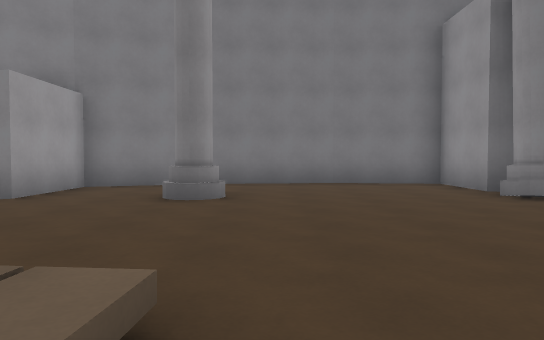
[1] (above)

12 first-person views from a walk through a level from a Godot 3-D game. The camera is 1.3 m above the floor, tilts 2° down and sees 70° across. The floor is counted in squares, 2 m on a side. Each view is taken from the middle of a square. On the plan, view 1 faces up. The plan holds only what a view shows up to about 11 squares ahead; the rest is blank. The place goes on beyond the plan. Characters and animated objects are left out.

[2]
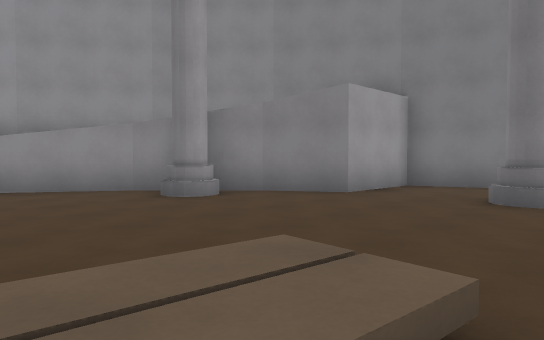

[3]
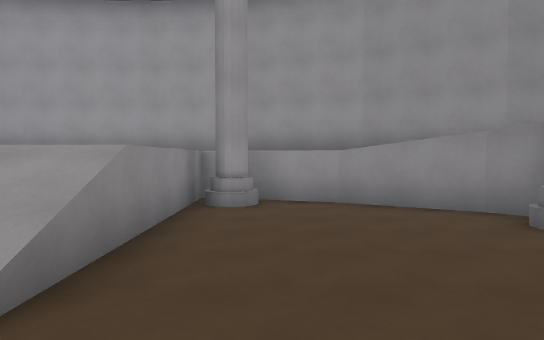

[4]
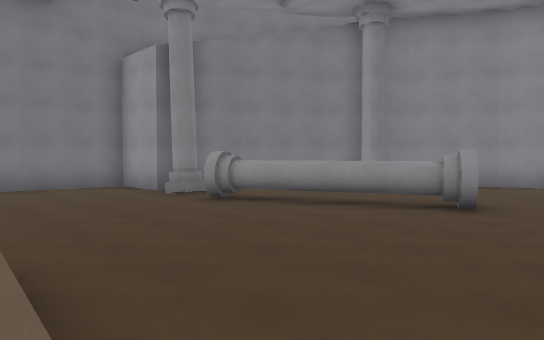

[5]
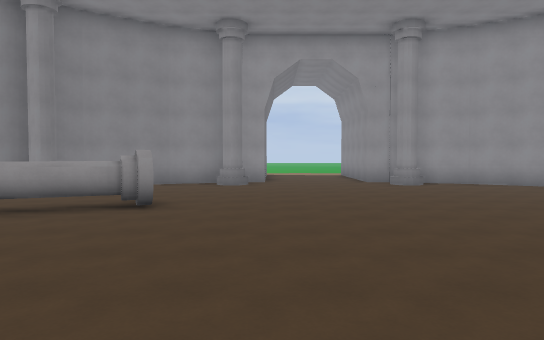

[6]
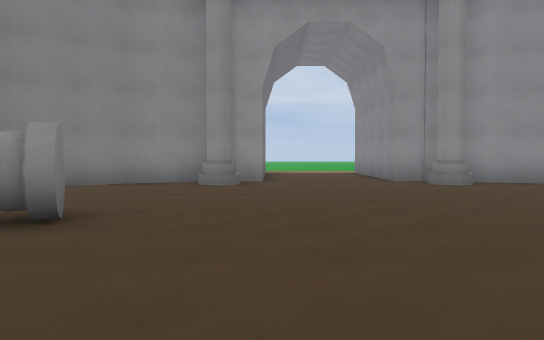

[7]
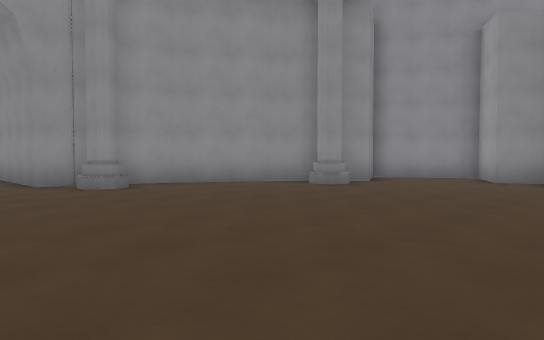

[8]
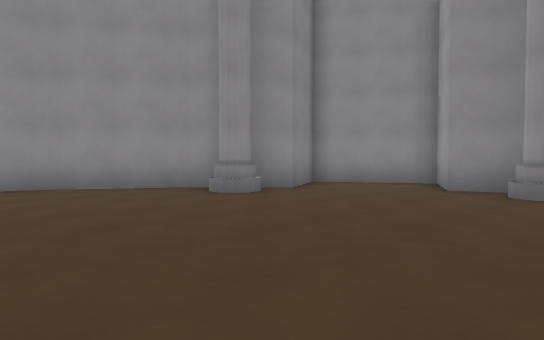

[9]
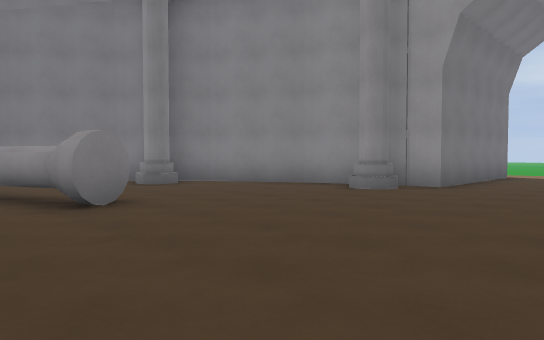

[10]
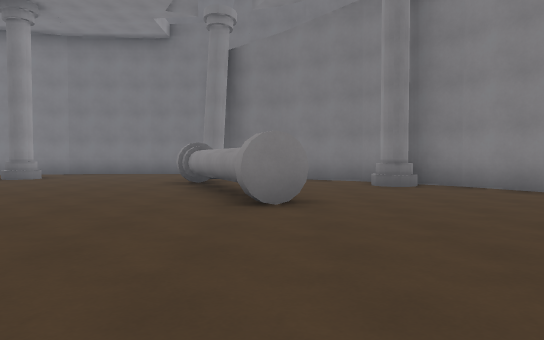

[11]
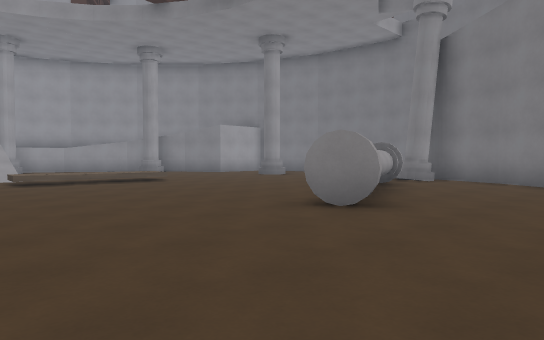

[12]
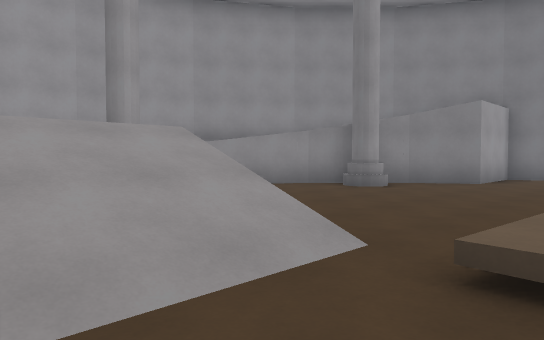

### Floor plan
Key: @ floor where view 1 was taken; # wall or solid block; . floor; / step, stairs or slope; ^ raised ledge; v drop or lower ground; P pillar.
Columns run from 12 left of view 1 to 12 right of it. Each row starts with its distance up from view 1.
 10           #######
  9         ###.....#
  8       ###.......#
  7     ###/v.......####
  6     #/ /#..P....P..###
  5    #   /........#....##
  4   ##   /........P....P##
  3   # ///.........#^.....#
  2  #  #............^ ....##
  1  #  ......./.....#P.....#
  0  #  /....../@...........#
 -1 #    ....../...........P#
 -2 #      ///./.............
 -3 #      ///.. ............
 -4 #       //.. ............
 -5 #              ..........
 -6 #              ........ #
 -7                .........#
 -8                .........#
 -9                ........##
-10                 .......#
-11                 ..... ##
-12                 .....#
-13                  ....#
-14                  ##..#
-15                   #.##
-16                   ###

Positions as (right, up) in squares from view 1, and headings:
1: (0, 0), facing up
2: (0, 0), facing up-left
3: (-1, 0), facing left
4: (-1, -2), facing up-right
5: (-1, -2), facing right
6: (2, -2), facing right
7: (3, -3), facing down-right
8: (3, -6), facing down-right
9: (4, -5), facing up-right
10: (6, -5), facing up
11: (9, -4), facing up-left
12: (-1, -4), facing up-left
